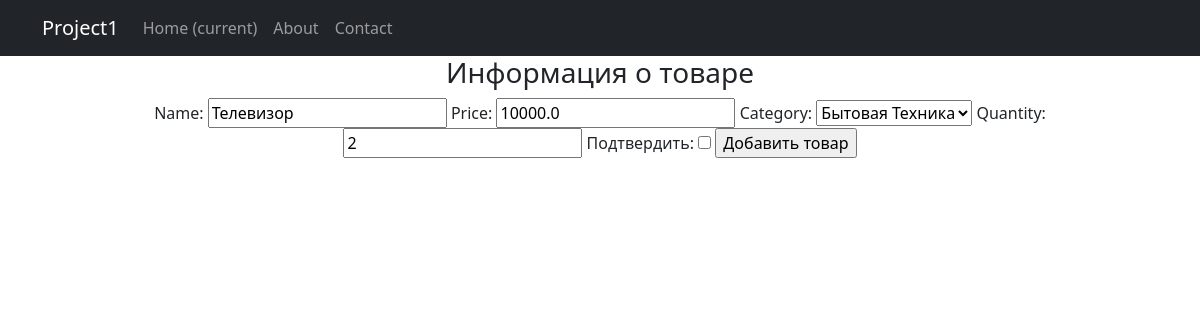
/products/create/1, run on the app's committed database.
### simpleapp/models.py (models this page shows, shortened)
class Product(models.Model):
    name = models.CharField(
        max_length=50,
        unique=True, # названия товаров не должны повторяться
    )
    description = models.TextField()
    quantity = models.IntegerField(
        validators=[MinValueValidator(0,'Quantity should be >= 0')],
    )
    category = models.ForeignKey(
        to='Category',
        on_delete=models.CASCADE,
        related_name='products', # все продукты в категории будут доступны через поле products
    )
    price = models.FloatField(
        validators=[MinValueValidator(0.0)],
    )

class Category(models.Model):
    name = models.CharField(max_length=100, unique=True)
    def __str__(self):
        return self.name.title()

### simpleapp/views.py (the view)
# urls.py: path('create/<int:pk>', ProductUpdateView.as_view(), name='product_update'),
class ProductUpdateView(UpdateView):
    template_name = 'simple_app/product_create.html'
    form_class = ProductForm
    def get_object(self, **kwargs):
        id = self.kwargs.get('pk')
        return Product.objects.get(pk=id)

### simpleapp/forms.py
class ProductForm(ModelForm):
    check_box = BooleanField(label='Подтвердить')
    class Meta:
        model = Product
        fields = ['name', 'price', 'category', 'quantity', 'check_box']

### templates/simple_app/product_create.html (shortened to what this page needs)
{% extends 'flatpages/default.html' %}
{% block content %}
<h3>Информация о товаре</h3>
<form method="POST">
    {{ form }}
    <input type="submit" value="Добавить товар">
</form>
{% endblock content %}

### data on the page
Product: name "Телевизор", price "10000.0", category "Бытовая Техника", quantity "2"
